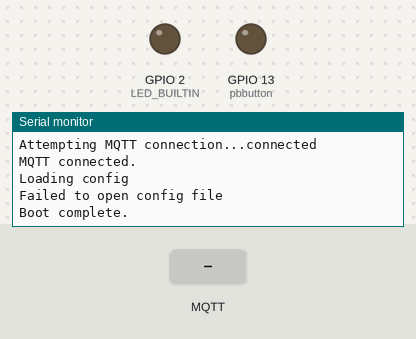
Bench run of a program on a simulated ESP8266 (Wemos D1 mini). Shown: output pins drawn as LEDs (lit = HIGH, except the on-board LED, lit = LOW), the last lines printed to the serial monitor. Inputs (shaded band) come from the test bench. WiFi joins after 1.5 s; servers stay silent unless stated; the local clock reads 2024-03-15 10:24:30 at power-on unless the program sets it; storage starts empty; no MQTT or app messages arrive unless stated; not simulated (calls return 0 or success): /Users/stephenjenkins/Projects/keys/sej/sej.h; names the files do not define were given values by the test bench: mqtt_serverport = 1883.

Above: at 4.3 s.
4.4 s: MQTT message "1" arrives on the first subscribed topic
At 5.4 s:
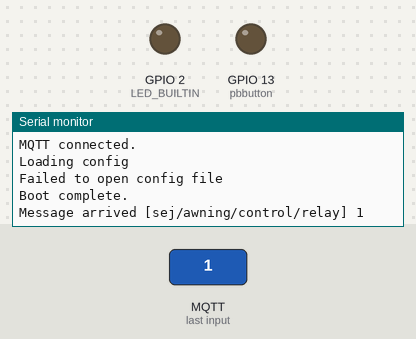
5.9 s: MQTT message "1" arrives on the second subscribed topic
At 6.5 s:
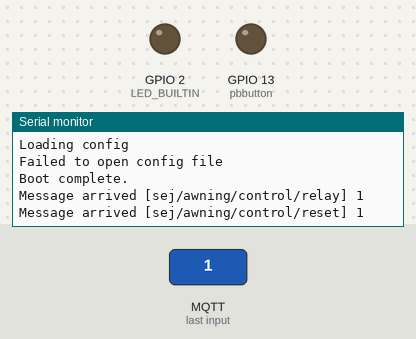

The program:

main.cpp
```cpp
/*
 *  Awning control
 *
 *  Written for an ESP8266 Sonoff Wifi switch
 *  --fqbn esp8266:8266:generic
 *  remember to put in program mode with BTN2 on power-up
 *
 *  init   SeJ 03 09 2019 specifics to my application
 *  update SeJ 03 24 2019 change to relay
 *  update SeJ 04 07 2019 changes to work on ESP relay
 *  update SeJ 06 30 2020 add MQTT capability -- REFER: [[https://gist.github.com/boverby/d391b689ce787f1713d4a409fb43a0a4][ESP8266 MQTT example]]
 *  update SeJ 07 03 2020 modifiy hb to one character, last will, monitor
 *  update SeJ 07 08 2020 move to MQTT only removing REST ISY
 *  update SeJ 09 24 2020 with learnings from FishtankOTA
 *  touch  SeJ 01 03 2021 making OTA easier with Espota
 *  remove SeJ 12 25 2023 web server & start using this version again
 */

#include <ESP8266WiFi.h>
#include <ESP8266mDNS.h>
#include <WiFiUdp.h>
#include <ArduinoOTA.h>
#include <PubSubClient.h>
#include <ArduinoJson.h>
#include <TimeLib.h>
#include <Timezone.h>
#include <LittleFS.h>
#include <DHT.h>


/* Passwords & Ports
 * wifi: ssid, password
 * ISY: hash, isy, isyport
 * MQTT mqtt_server, mqtt_serverport
 */
#include </Users/stephenjenkins/Projects/keys/sej/sej.h>


/*
 * Time
 */
// NTP Servers:
static const char ntpServerName[] = "us.pool.ntp.org";
//static const char ntpServerName[] = "time.nist.gov";

const int timeZone = 0;     // use UTC due to Timezone corr
//const int timeZone = -5;  // Eastern Standard Time (USA)
//const int timeZone = -4;  // Eastern Daylight Time (USA)
//const int timeZone = -8;  // Pacific Standard Time (USA)
//const int timeZone = -7;  // Pacific Daylight Time (USA)

// US Eastern Time Zone (New York, Detroit)
TimeChangeRule myDST = {"EDT", Second, Sun, Mar, 2, -240};    // Daylight time = UTC - 4 hours
TimeChangeRule mySTD = {"EST", First, Sun, Nov, 2, -300};     // Standard time = UTC - 5 hours
Timezone myTZ(myDST, mySTD);
TimeChangeRule *tcr;        // pointer to the time change rule, use to get TZ abbrev

WiFiUDP Udp;
unsigned int localPort = 8888;  // local port to listen for UDP packets

time_t getNtpTime();
const char* defaultTime = "00:00:00";
char stringTime[10];
int oldmin = 99;
time_t local;


/*
 *  MQTT
 */
const char* topic = "sej"; // main topic
String clientId = "awning"; // client ID for this unit
char buffer[256];

// MQTT topics
const char* topic_control_relay = "sej/awning/control/relay"; // control topic
const char* message_control_relay[] = {"ON", "---"};

const char* topic_status_relay = "sej/awning/status/relay"; // bounce back
const char* message_status_relay[] = {"ON", "OFF"};

const char* topic_status_position = "sej/awning/status/position"; // awning position
const char* message_status_position[] = {"IN", "OUT"};
boolean awningPosition;

const char* topic_control_reset = "sej/awning/control/reset"; // reset position
const char* message_control_reset[] = {"--", "RESET"};

const char* topic_status_hb = "sej/awning/status/hb"; // hb topic
const char* message_status_hb[] = {"ON", "OFF"};

const char* willTopic = topic; // will topic
byte willQoS = 0;
boolean willRetain = false;
const char* willMessage = ("lost connection " + clientId).c_str();
boolean heartbeat = false; // heartbeat to mqtt

WiFiClient espClient;
PubSubClient mqttClient(espClient);
long mqttLastMsg = 0;
int mqttValue = 0;


// cfg updates
boolean cfgChangeFlag = false;

/*
 * timers
 */
unsigned long currentMillis = 0;
unsigned long hbMillis = 0;
const long hbInterval = 60000; // how often to send hb
unsigned long ledMillis = 0;
const long ledInterval = 3000; // blink led h
bool ledState = false;
// awning
unsigned long relayMillis = 0;
const long relayInterval = 30000; // update relay at least this often
int awningpushtime = 2000;


/*
 * IO
 */
int pbpower = 12; // Pin D2 GPIO 0 12
int pbbutton = 13; // Pin D3 GPIO 4 13
int statusled = 16; // status led
// LED_BUILTIN


/*
 * Declare Subroutines
 */
void AwningControl(void);
void AwningPosition(void);
void sendNTPpacket(IPAddress &address);


/*
 * Establish Wi-Fi connection & start web server
 */
boolean initWifi(int tries = 2, int waitTime = 2) {
    int status = WL_IDLE_STATUS;
    WiFi.mode(WIFI_STA);

    while(status != WL_CONNECTED && (tries-- > 0)) {
        status = WiFi.begin(ssid, password);
        int timeout = waitTime;

        while (WiFi.status() != WL_CONNECTED && (timeout-- > 0)) {
            delay(1000);
        }
        if (WiFi.status() == WL_CONNECTED) {
            break;
        }
    }

    if(WiFi.status() != WL_CONNECTED) {
        return false;
    }
    else {
        return true;
    }
}


/*
 * MQTT client init connection
 */
boolean initMQTT() {
    Serial.print(F("Attempting MQTT connection..."));

    // Attempt to connect
    if (mqttClient.connect(clientId.c_str(), clientId.c_str(), password,
                           willTopic, willQoS, willRetain, willMessage)) {
        Serial.println(F("connected"));
        // Once connected, publish an announcement...
        mqttClient.publish(topic, ("connected " + clientId).c_str() , true );
        mqttClient.subscribe(topic_control_relay);
        mqttClient.subscribe(topic_control_reset);
        return true;
    } else {
        return false;
    }
}


/*
 * refresh config parameters to MQTT
 */
boolean mqttRefreshConfig() {
    if(mqttClient.connected()) {
        mqttClient.publish(topic_status_position, message_status_position[awningPosition], true);
        return true;
    } else {
        return false;
    }
}


/*
 * updateLocalTime
 */
boolean updateLocalTime() {
    if(timeStatus() == timeSet) {
        if(oldmin != minute()) {
            local = myTZ.toLocal(now(), &tcr);
            sprintf(stringTime, "%02d:%02d", hour(local), minute(local));
            oldmin = minute();
            return true;
        }
    }
    return false;
}


/*
 * MQTT Callback message
 */
void mqttCallback(char* topic, byte* payload, unsigned int length) {
    Serial.print("Message arrived [");
    Serial.print(topic);
    Serial.print("] ");
    char mypayload[length+1];
    for (unsigned int i = 0; i < length; i++) {
        Serial.print((char)payload[i]);
        mypayload[i] = (char)payload[i];
    }
    mypayload[length] = '\0';
    Serial.println();

    // Pulse the RELAY if an ON is received
    if(strcmp(topic, topic_control_relay)==0){
        if(strcmp(mypayload, message_control_relay[0]) == 0) {
            AwningControl();
        }
    }

    // Reset the awningPosition var if RESET received
    if(strcmp(topic, topic_control_reset)==0){
        if(strcmp(mypayload, message_control_reset[1]) == 0) {
            AwningPosition();
        }
    }
}


/*
 * Awning signal control
 */
void AwningControl() {
    Serial.println("request awning control");
    // Awning Control only so often
    if(currentMillis - relayMillis > relayInterval) {
        digitalWrite(pbpower, HIGH);
        digitalWrite(pbbutton, HIGH);
        Serial.println("**awning button pushed**");
        mqttClient.publish(topic_status_relay, message_status_relay[0], false);
        delay(awningpushtime);

        digitalWrite(pbbutton, LOW);
        digitalWrite(pbpower, LOW);
        Serial.println("**awning button released**");
        mqttClient.publish(topic_status_relay, message_status_relay[1], true);
        mqttClient.publish(topic_control_relay, message_control_relay[1], true); // clear control msg
        AwningPosition();
        relayMillis = currentMillis;
    } else {
        Serial.println("awning control too soon");
    }
}


/*
 * Awning position swap
 */
void AwningPosition() {
    Serial.println("request awning position flip");
    awningPosition = !awningPosition;
    cfgChangeFlag = true;
    if(mqttClient.connected()) {
        mqttClient.publish(topic_status_position, message_status_position[awningPosition], true);
        mqttClient.publish(topic_control_reset, message_control_reset[0], true);
    }
}


/*
 * NTP code
 */
const int NTP_PACKET_SIZE = 48; // NTP time is in the first 48 bytes of message
byte packetBuffer[NTP_PACKET_SIZE]; //buffer to hold incoming & outgoing packets

time_t getNtpTime()
{
    IPAddress ntpServerIP; // NTP server's ip address

    while (Udp.parsePacket() > 0) ; // discard any previously received packets
    WiFi.hostByName(ntpServerName, ntpServerIP);
    sendNTPpacket(ntpServerIP);
    uint32_t beginWait = millis();
    while (millis() - beginWait < 1500) {
        int size = Udp.parsePacket();
        if (size >= NTP_PACKET_SIZE) {
            Udp.read(packetBuffer, NTP_PACKET_SIZE);  // read packet into the buffer
            unsigned long secsSince1900;
            // convert four bytes starting at location 40 to a long integer
            secsSince1900 =  (unsigned long)packetBuffer[40] << 24;
            secsSince1900 |= (unsigned long)packetBuffer[41] << 16;
            secsSince1900 |= (unsigned long)packetBuffer[42] << 8;
            secsSince1900 |= (unsigned long)packetBuffer[43];
            return secsSince1900 - 2208988800UL + timeZone * SECS_PER_HOUR;
        }
    }
    return 0; // return 0 if unable to get the time
}

// send an NTP request to the time server at the given address
void sendNTPpacket(IPAddress &address)
{
    // set all bytes in the buffer to 0
    memset(packetBuffer, 0, NTP_PACKET_SIZE);
    // Initialize values needed to form NTP request
    // (see URL above for details on the packets)
    packetBuffer[0] = 0b11100011;   // LI, Version, Mode
    packetBuffer[1] = 0;     // Stratum, or type of clock
    packetBuffer[2] = 6;     // Polling Interval
    packetBuffer[3] = 0xEC;  // Peer Clock Precision
    // 8 bytes of zero for Root Delay & Root Dispersion
    packetBuffer[12]  = 49;
    packetBuffer[13]  = 0x4E;
    packetBuffer[14]  = 49;
    packetBuffer[15]  = 52;
    // all NTP fields have been given values, now
    // you can send a packet requesting a timestamp:
    Udp.beginPacket(address, 123); //NTP requests are to port 123
    Udp.write(packetBuffer, NTP_PACKET_SIZE);
    Udp.endPacket();
}


/*
 * saveConfig file
 */
void saveConfig() {
    Serial.println(F("Saving config."));
    File f = LittleFS.open("/awning.cnf", "w");
    if(!f){
        Serial.println(F("Write failed."));
    } else {
        f.print(F("awningPosition="));
        f.println(awningPosition);
        f.flush();
        f.close();
        Serial.println(F("Saved values."));
    }
}


/*
 * Setup
 */
void setup(){
    Serial.println(F("Boot Start."));

    // Set-up I/O
    Serial.begin(9600);
    delay(10);

    pinMode(LED_BUILTIN, OUTPUT);
    digitalWrite(LED_BUILTIN, HIGH);  // Turn the LED off by making the voltage HIGH

    // prepare GPIO4
    pinMode(pbpower, OUTPUT);
    digitalWrite(pbpower, LOW);
    delay(1);
    pinMode(pbbutton, OUTPUT);
    digitalWrite(pbbutton, LOW);
    delay(1);

    // get WiFi up and going
	Serial.println("");
	Serial.println(F("Connecting to: "));
    Serial.print(ssid);
    if (!initWifi(5, 10)) {
        Serial.println(F("Initial Connection Failed! Rebooting..."));
        delay(5000);
        ESP.restart();
    }
    Serial.println(F("Connected."));
    Serial.print(F("IP: "));
    Serial.println(WiFi.localIP());

    // OTA set-up

    // Port defaults to 8266
    // ArduinoOTA.setPort(8266);

    // Hostname defaults to esp8266-[ChipID]
    // ArduinoOTA.setHostname("myesp8266");

    // No authentication by default
    // ArduinoOTA.setPassword("admin");

    // Password can be set with it's md5 value as well
    // MD5(admin) = 21232f297a57a5a743894a0e4a801fc3
    // ArduinoOTA.setPasswordHash("21232f297a57a5a743894a0e4a801fc3");

    ArduinoOTA.onStart([]() {
            String type;
            if (ArduinoOTA.getCommand() == U_FLASH) {
                type = "sketch";
            } else { // U_FS
                type = "filesystem";
            }

            // NOTE: if updating FS this would be the place to unmount FS using FS.end()
            LittleFS.end();
            Serial.println("Start updating " + type);
        });

    ArduinoOTA.onEnd([]() {
            Serial.println("\nEnd");
        });

    ArduinoOTA.onProgress([](unsigned int progress, unsigned int total) {
            Serial.printf("Progress: %u%%\r", (progress / (total / 100)));
        });

    ArduinoOTA.onError([](ota_error_t error) {
            Serial.printf("Error[%u]: ", error);
            if (error == OTA_AUTH_ERROR) {
                Serial.println(F("Auth Failed"));
            } else if (error == OTA_BEGIN_ERROR) {
                Serial.println(F("Begin Failed"));
            } else if (error == OTA_CONNECT_ERROR) {
                Serial.println(F("Connect Failed"));
            } else if (error == OTA_RECEIVE_ERROR) {
                Serial.println(F("Receive Failed"));
            } else if (error == OTA_END_ERROR) {
                Serial.println(F("End Failed"));
            }
        });

    // OTA
    ArduinoOTA.begin();
    Serial.println(F("OTA Ready."));

    // time
    sprintf(stringTime, "%s", defaultTime);
    Udp.begin(localPort);
    setSyncProvider(getNtpTime);
    setSyncInterval(300);
    if(!updateLocalTime()){
        Serial.println(F("Time update failed"));
        sprintf(stringTime, "%s", defaultTime);
    }
    oldmin = 99;

    // MQTT
    mqttClient.setServer(mqtt_server, mqtt_serverport);
    mqttClient.setCallback(mqttCallback);
    if(initMQTT()) {
        Serial.println(F("MQTT connected."));
    } else {
        Serial.println(F("MQTT failed."));
    }

    // LittleFS
    LittleFSConfig cfg;
    LittleFS.setConfig(cfg);
    LittleFS.begin();
    Serial.println(F("Loading config"));
    File f = LittleFS.open("/awning.cnf", "r");
    if (!f) {
        //File does not exist -- first run or someone called format()
        //Will not create file; run save code to actually do so (no need here since
        //it's not changed)
        Serial.println(F("Failed to open config file"));
        awningPosition = false;
    } else {
        while(f.available()){
            String key = f.readStringUntil('=');
            String value = f.readStringUntil('\n');
            Serial.println(key + F(" = [") + value + ']');
            Serial.println(key.length());
            if (key == F("awningPosition")) {
                awningPosition = value.toInt();
            }
        }
        Serial.println(F("Config file"));
    }
    f.close();

    mqttRefreshConfig();

    // clean-up
        if(mqttClient.connected()) {
        mqttClient.publish(topic_status_position, message_status_position[awningPosition], true);
        mqttClient.publish(topic_control_reset, message_control_reset[0], true);
        mqttClient.publish(topic_status_relay, message_status_relay[1], true);
        mqttClient.publish(topic_control_relay, message_control_relay[1], true); // clear control msg
    }
    Serial.println(F("Boot complete."));
    delay(1000);
}


/*
 * loop
 */
void loop() {
    ArduinoOTA.handle();

    currentMillis = millis();

    // Wifi status & init if dropped
    if(WiFi.status() != WL_CONNECTED) {
        Serial.println(F("Reconnecting WiFi."));
        if(initWifi()) {
            Serial.println(F("WiFi connected."));
        }
    } else {
        // MQTT status & init if dropped
        if(!mqttClient.connected()) {
            Serial.println(F("Reconnecting MQTT."));
            if(initMQTT()) {
                Serial.println(F("MQTT connected."));
            }
        } else {
            mqttClient.loop();
        }
    }

    // MQTT Heartbeat
    if(currentMillis - hbMillis > hbInterval) {
        hbMillis = currentMillis;
        heartbeat = not(heartbeat);
        if(mqttClient.connected()) {
            mqttClient.publish(topic_status_hb, message_status_hb[heartbeat] , true);
        }
    }

    // update Local Time
    updateLocalTime();

    // flash local led hb if any non-standard condition otherwise off
    if(WiFi.status() != WL_CONNECTED || !mqttClient.connected()) {
        if(currentMillis - ledMillis > ledInterval) {
            ledMillis = currentMillis;
            ledState = not(ledState);
            digitalWrite(LED_BUILTIN, !ledState);
        }
    } else {
        ledState = false;
        digitalWrite(LED_BUILTIN, !ledState);
    }

// update the config file if required
    if(cfgChangeFlag) {
        saveConfig();
        cfgChangeFlag = false;
    }
}
```

Measured:
- after the input at 4.4 s, the serial monitor: prints a new line at once (image 1)
- after the input at 5.9 s, the serial monitor: prints a new line at once (image 2)
